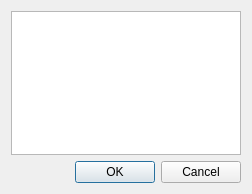
<?xml version="1.0" encoding="UTF-8"?>
<ui version="4.0">
 <class>QgsComposerLegendLayersDialogBase</class>
 <widget class="QDialog" name="QgsComposerLegendLayersDialogBase">
  <property name="geometry">
   <rect>
    <x>0</x>
    <y>0</y>
    <width>252</width>
    <height>194</height>
   </rect>
  </property>
  <property name="windowTitle">
   <string>Add Layer to Legend</string>
  </property>
  <layout class="QGridLayout" name="gridLayout">
   <item row="0" column="0">
    <widget class="QListWidget" name="listMapLayers"/>
   </item>
   <item row="1" column="0">
    <widget class="QDialogButtonBox" name="buttonBox">
     <property name="orientation">
      <enum>Qt::Horizontal</enum>
     </property>
     <property name="standardButtons">
      <set>QDialogButtonBox::Cancel|QDialogButtonBox::Ok</set>
     </property>
    </widget>
   </item>
  </layout>
 </widget>
 <resources/>
 <connections>
  <connection>
   <sender>buttonBox</sender>
   <signal>accepted()</signal>
   <receiver>QgsComposerLegendLayersDialogBase</receiver>
   <slot>accept()</slot>
   <hints>
    <hint type="sourcelabel">
     <x>248</x>
     <y>254</y>
    </hint>
    <hint type="destinationlabel">
     <x>157</x>
     <y>274</y>
    </hint>
   </hints>
  </connection>
  <connection>
   <sender>buttonBox</sender>
   <signal>rejected()</signal>
   <receiver>QgsComposerLegendLayersDialogBase</receiver>
   <slot>reject()</slot>
   <hints>
    <hint type="sourcelabel">
     <x>316</x>
     <y>260</y>
    </hint>
    <hint type="destinationlabel">
     <x>286</x>
     <y>274</y>
    </hint>
   </hints>
  </connection>
 </connections>
</ui>
